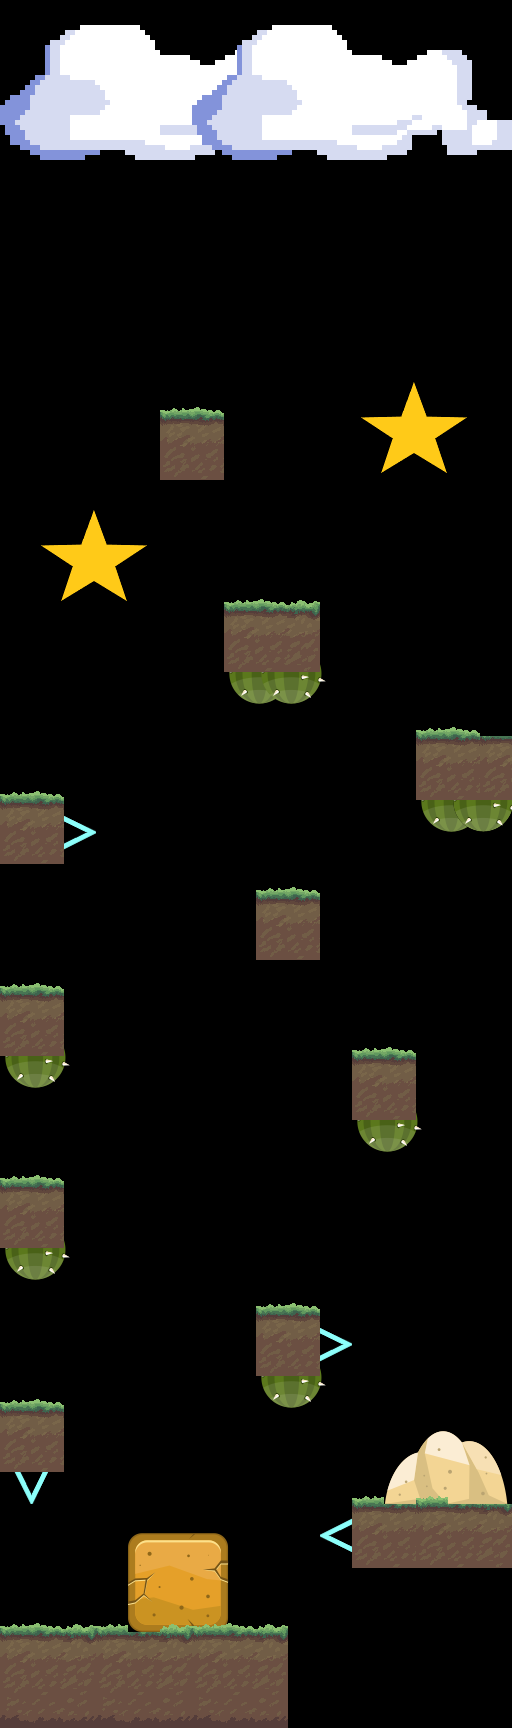

Below is a game level as drawn by its tile map, then a one-line description and the .tmx file that defines it, in full:
An orthogonal 16x54 tile map with 32x32 px tiles, 2 tile layers (Tile Layer 2, Tile Layer 1), 2 tilesets and 31 objects.

<map version="1.2" tiledversion="1.2.4" orientation="orthogonal" renderorder="right-down" width="16" height="54" tilewidth="32" tileheight="32" infinite="0" nextlayerid="9" nextobjectid="38">
 <tileset firstgid="1" source="forest.tsx" />
 <tileset firstgid="233" source="objects.tsx" />
 <layer id="7" name="Tile Layer 2" width="16" height="54">
  <data encoding="csv">
0,0,0,0,0,0,0,0,0,0,0,0,0,0,0,0,
0,0,0,0,0,0,0,0,0,0,0,0,0,0,0,0,
0,0,0,0,0,0,0,0,0,0,0,0,0,0,0,0,
0,0,0,0,0,0,0,0,0,0,0,0,0,0,0,0,
0,0,0,0,0,0,0,0,0,0,0,0,0,0,0,0,
0,0,0,0,0,0,0,0,0,0,0,0,0,0,0,0,
0,0,0,0,0,0,0,0,0,0,0,0,0,0,0,0,
0,0,0,0,0,0,0,0,0,0,0,0,0,0,0,0,
0,0,0,0,0,0,0,0,0,0,0,0,0,0,0,0,
0,0,0,0,0,0,0,0,0,0,0,0,0,0,0,0,
0,0,0,0,0,0,0,0,0,0,0,0,0,0,0,0,
0,0,0,0,0,0,0,0,0,0,0,0,0,0,0,0,
0,0,0,0,0,0,0,0,0,0,0,0,0,0,0,0,
0,0,0,0,0,0,0,0,0,0,0,0,0,0,0,0,
0,0,0,0,0,0,0,0,0,0,0,256,0,0,0,0,
0,0,0,0,0,0,0,0,0,0,0,0,0,0,0,0,
0,0,0,0,0,0,0,0,0,0,0,0,0,0,0,0,
0,0,0,0,0,0,0,0,0,0,0,0,0,0,0,0,
0,256,0,0,0,0,0,0,0,0,0,0,0,0,0,0,
0,0,0,0,0,0,0,0,0,0,0,0,0,0,0,0,
0,0,0,0,0,0,0,0,0,0,0,0,0,0,0,0,
0,0,0,0,0,0,0,3221225726,3221225726,0,0,0,0,0,0,0,
0,0,0,0,0,0,0,0,0,0,0,0,0,0,0,0,
0,0,0,0,0,0,0,0,0,0,0,0,0,0,0,0,
0,0,0,0,0,0,0,0,0,0,0,0,0,0,0,0,
0,0,0,0,0,0,0,0,0,0,0,0,0,3221225726,3221225726,0,
0,1610612993,0,0,0,0,0,0,0,0,0,0,0,0,0,0,
0,0,0,0,0,0,0,0,0,0,0,0,0,0,0,0,
0,0,0,0,0,0,0,0,0,0,0,0,0,0,0,0,
0,0,0,0,0,0,0,0,0,0,0,0,0,0,0,0,
0,0,0,0,0,0,0,0,0,0,0,0,0,0,0,0,
0,0,0,0,0,0,0,0,0,0,0,0,0,0,0,0,
0,0,0,0,0,0,0,0,0,0,0,0,0,0,0,0,
3221225726,0,0,0,0,0,0,0,0,0,0,0,0,0,0,0,
0,0,0,0,0,0,0,0,0,0,0,0,0,0,0,0,
0,0,0,0,0,0,0,0,0,0,0,3221225726,0,0,0,0,
0,0,0,0,0,0,0,0,0,0,0,0,0,0,0,0,
0,0,0,0,0,0,0,0,0,0,0,0,0,0,0,0,
0,0,0,0,0,0,0,0,0,0,0,0,0,0,0,0,
3221225726,0,0,0,0,0,0,0,0,0,0,0,0,0,0,0,
0,0,0,0,0,0,0,0,0,0,0,0,0,0,0,0,
0,0,0,0,0,0,0,0,0,0,0,0,0,0,0,0,
0,0,0,0,0,0,0,0,0,1610612993,0,0,0,0,0,0,
0,0,0,0,0,0,0,0,3221225726,0,0,0,0,0,0,0,
0,0,0,0,0,0,0,0,0,0,0,0,0,0,0,0,
0,0,0,0,0,0,0,0,0,0,0,0,0,0,0,0,
257,0,0,0,0,0,0,0,0,0,0,0,0,0,0,0,
0,0,0,0,0,0,0,0,0,0,0,0,0,0,0,0,
0,0,0,0,0,0,0,0,0,0,2684354817,0,0,0,0,0,
0,0,0,0,0,0,0,0,0,0,0,0,0,0,0,0,
0,0,0,0,0,0,0,0,0,0,0,0,0,0,0,0,
0,0,0,0,0,0,0,0,0,0,0,0,0,0,0,0,
0,0,0,0,0,0,0,0,0,0,0,0,0,0,0,0,
0,0,0,0,0,0,0,0,0,0,0,0,0,0,0,0
</data>
 </layer>
 <layer id="8" name="Tile Layer 1" width="16" height="54">
  <data encoding="csv">
0,0,0,0,0,0,0,0,0,0,0,0,0,0,0,0,
0,0,0,0,0,0,0,0,0,0,0,0,0,0,0,0,
0,0,0,0,0,0,0,0,0,0,0,0,0,0,0,0,
0,0,0,0,0,0,0,0,0,0,0,0,0,0,0,0,
255,0,0,0,0,0,255,0,0,0,0,0,0,0,0,0,
0,0,0,0,0,0,0,0,0,0,0,0,0,0,0,0,
0,0,0,0,0,0,0,0,0,0,0,0,0,0,0,0,
0,0,0,0,0,0,0,0,0,0,0,0,0,0,0,0,
0,0,0,0,0,0,0,0,0,0,0,0,0,0,0,0,
0,0,0,0,0,0,0,0,0,0,0,0,0,0,0,0,
0,0,0,0,0,0,0,0,0,0,0,0,0,0,0,0,
0,0,0,0,0,0,0,0,0,0,0,0,0,0,0,0,
0,0,0,0,0,126,127,0,0,0,0,0,0,0,0,0,
0,0,0,0,0,155,156,0,0,0,0,0,0,0,0,0,
0,0,0,0,0,184,185,0,0,0,0,0,0,0,0,0,
0,0,0,0,0,0,0,0,0,0,0,0,0,0,0,0,
0,0,0,0,0,0,0,0,0,0,0,0,0,0,0,0,
0,0,0,0,0,0,0,0,0,0,0,0,0,0,0,0,
0,0,0,0,0,0,0,126,127,128,0,0,0,0,0,0,
0,0,0,0,0,0,0,155,156,157,0,0,0,0,0,0,
0,0,0,0,0,0,0,184,185,186,0,0,0,0,0,0,
0,0,0,0,0,0,0,0,0,0,0,0,0,0,0,0,
0,0,0,0,0,0,0,0,0,0,0,0,0,126,127,0,
0,0,0,0,0,0,0,0,0,0,0,0,0,155,156,155,
126,127,0,0,0,0,0,0,0,0,0,0,0,184,185,184,
155,156,0,0,0,0,0,0,0,0,0,0,0,0,0,0,
184,185,0,0,0,0,0,0,0,0,0,0,0,0,0,0,
0,0,0,0,0,0,0,0,126,127,0,0,0,0,0,0,
0,0,0,0,0,0,0,0,155,156,0,0,0,0,0,0,
0,0,0,0,0,0,0,0,184,185,0,0,0,0,0,0,
126,127,0,0,0,0,0,0,0,0,0,0,0,0,0,0,
155,156,0,0,0,0,0,0,0,0,0,0,0,0,0,0,
184,185,0,0,0,0,0,0,0,0,0,126,127,0,0,0,
0,0,0,0,0,0,0,0,0,0,0,155,156,0,0,0,
0,0,0,0,0,0,0,0,0,0,0,184,185,0,0,0,
0,0,0,0,0,0,0,0,0,0,0,0,0,0,0,0,
126,127,0,0,0,0,0,0,0,0,0,0,0,0,0,0,
155,156,0,0,0,0,0,0,0,0,0,0,0,0,0,0,
184,185,0,0,0,0,0,0,0,0,0,0,0,0,0,0,
0,0,0,0,0,0,0,0,0,0,0,0,0,0,0,0,
0,0,0,0,0,0,0,0,126,127,0,0,0,0,0,0,
0,0,0,0,0,0,0,0,155,156,0,0,0,0,0,0,
0,0,0,0,0,0,0,0,184,185,0,0,0,0,0,0,
126,127,0,0,0,0,0,0,0,0,0,0,0,0,0,0,
155,156,0,0,0,0,0,0,0,0,0,0,0,0,0,0,
184,185,0,0,0,0,0,0,0,0,0,0,0,0,0,0,
0,0,0,0,0,0,0,0,0,0,0,126,259,126,0,0,
0,0,0,0,0,0,0,0,0,0,0,155,156,155,156,157,
0,0,0,0,0,0,0,0,0,0,0,184,185,184,185,186,
0,0,0,0,0,0,0,0,0,0,0,0,0,0,0,0,
126,127,128,126,260,128,126,127,128,0,0,0,0,0,0,0,
155,156,157,155,156,157,155,156,157,0,0,0,0,0,0,0,
184,185,186,184,185,186,184,185,186,0,0,0,0,0,0,0,
213,214,215,213,214,215,213,214,215,0,0,0,0,0,0,0
</data>
 </layer>
 <objectgroup id="3" name="bounds">
  <object id="34" x="1" y="1">
   <polyline points="0,0 511,0 510,1725 -1,1726 -2,8" />
  </object>
 </objectgroup>
 <objectgroup id="4" name="ground">
  <object id="3" x="3" y="1632">
   <polyline points="0,0 289,-2" />
  </object>
  <object id="4" x="354" y="1569">
   <polyline points="0,0 157,1" />
  </object>
  <object id="5" x="349" y="1517">
   <polyline points="0,0 0,-17 31,-14 52,-65 63,-64 80,-81 95,-85 105,-79 124,-76 137,-67 161,-13" />
  </object>
  <object id="6" x="5" y="1408">
   <polyline points="0,0 61,1 63,63 45,66" />
  </object>
  <object id="7" x="253" y="1374">
   <polyline points="0,0 2,-64 68,-64 68,-43" />
  </object>
  <object id="8" x="321" y="1375">
   <polyline points="0,0 0,-16" />
  </object>
  <object id="9" x="6" y="1182">
   <polyline points="0,0 60,0 58,65" />
  </object>
  <object id="10" x="350" y="1069">
   <polyline points="0,0 0,-16 67,-16 68,48" />
  </object>
  <object id="11" x="5" y="989">
   <polyline points="-1,1 60,2 60,67" />
  </object>
  <object id="12" x="255" y="891">
   <polyline points="0,2 64,2 64,67 2,67 2,12" />
  </object>
  <object id="13" x="5" y="799">
   <polyline points="0,0 60,-1 60,16" />
  </object>
  <object id="14" x="66" y="849">
   <polyline points="0,0 0,18 -64,18" />
  </object>
  <object id="16" x="418" y="801">
   <polyline points="0,0 0,-65 93,-64" />
  </object>
  <object id="17" x="224" y="603">
   <polyline points="0,67 0,0 97,0 99,66" />
  </object>
  <object id="33" x="128" y="1629">
   <polyline points="0,0 0,-97 99,-95 99,0" />
  </object>
  <object id="37" x="162" y="416">
   <polyline points="0,0 64,1 64,65 -3,65 -3,7" />
  </object>
 </objectgroup>
 <objectgroup id="5" name="cloud">
  <object id="18" x="3" y="160">
   <polyline points="0,0 504,-2" />
  </object>
 </objectgroup>
 <objectgroup id="6" name="danger">
  <object id="19" x="12" y="1473">
   <polyline points="0,0 18,32 37,-1" />
  </object>
  <object id="20" x="349" y="1523">
   <polyline points="0,0 -32,11 -2,29" />
  </object>
  <object id="21" x="323" y="1327">
   <polyline points="0,0 29,16 -2,32" />
  </object>
  <object id="22" x="261" y="1379">
   <polyline points="0,0 7,22 22,24 35,28 45,28 50,20 55,13 60,5" />
  </object>
  <object id="23" x="4" y="1250">
   <polyline points="0,0 7,15 15,21 27,29 39,29 49,23 60,13 64,2" />
  </object>
  <object id="24" x="356" y="1123">
   <polyline points="0,0 5,14 17,26 35,30 51,22 58,14 63,-2" />
  </object>
  <object id="25" x="6" y="1057">
   <polyline points="0,0 0,16 11,23 23,32 36,32 46,24 61,13 62,1" />
  </object>
  <object id="26" x="418" y="802">
   <polyline points="0,0 11,22 25,31 38,29 48,23 60,27 70,26 89,18 93,11" />
  </object>
  <object id="27" x="67" y="817">
   <polyline points="0,0 30,14 -1,28" />
  </object>
  <object id="28" x="227" y="676">
   <polyline points="0,0 8,18 18,24 26,31 52,22 60,27 76,24 86,19 94,7 96,0" />
  </object>
  <object id="32" x="288" y="1728">
   <polyline points="0,0 -288,0" />
  </object>
  <object id="35" x="415" y="381">
   <polyline points="0,0 -13,33 -57,34 -24,56 -34,87 -2,73 35,91 20,54 50,35 14,35 3,10" />
  </object>
  <object id="36" x="94" y="511">
   <polyline points="0,0 -15,32 -51,33 -20,54 -34,87 1,69 31,89 22,57 50,33 15,32 4,9" />
  </object>
 </objectgroup>
</map>
